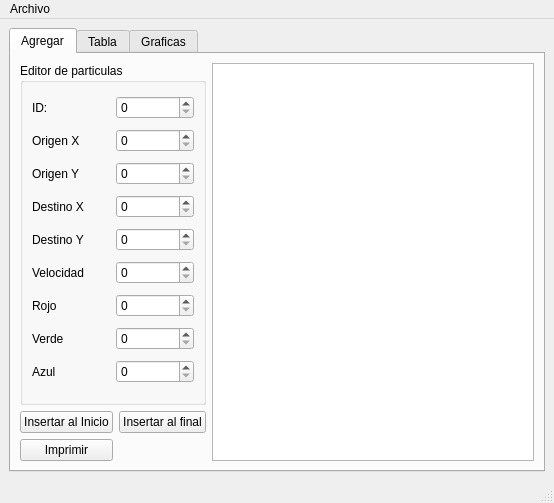
<?xml version="1.0" encoding="UTF-8"?>
<ui version="4.0">
 <class>MainWindow</class>
 <widget class="QMainWindow" name="MainWindow">
  <property name="geometry">
   <rect>
    <x>0</x>
    <y>0</y>
    <width>554</width>
    <height>503</height>
   </rect>
  </property>
  <property name="windowTitle">
   <string>MainWindow</string>
  </property>
  <widget class="QWidget" name="centralwidget">
   <layout class="QGridLayout" name="gridLayout_2">
    <item row="0" column="0">
     <widget class="QTabWidget" name="Graficas">
      <property name="currentIndex">
       <number>0</number>
      </property>
      <widget class="QWidget" name="tab">
       <attribute name="title">
        <string>Agregar</string>
       </attribute>
       <layout class="QGridLayout" name="gridLayout_3">
        <item row="2" column="0">
         <widget class="QPushButton" name="pushButton_3">
          <property name="text">
           <string>Imprimir</string>
          </property>
         </widget>
        </item>
        <item row="0" column="2" rowspan="3">
         <widget class="QPlainTextEdit" name="plainTextEdit"/>
        </item>
        <item row="0" column="0" colspan="2">
         <widget class="QGroupBox" name="groupBox">
          <property name="title">
           <string>Editor de particulas</string>
          </property>
          <layout class="QGridLayout" name="gridLayout_4">
           <item row="0" column="0">
            <widget class="QLabel" name="label">
             <property name="text">
              <string>ID:</string>
             </property>
            </widget>
           </item>
           <item row="0" column="1">
            <widget class="QSpinBox" name="spinBox">
             <property name="maximum">
              <number>200</number>
             </property>
            </widget>
           </item>
           <item row="1" column="0">
            <widget class="QLabel" name="label_2">
             <property name="text">
              <string>Origen X</string>
             </property>
            </widget>
           </item>
           <item row="1" column="1">
            <widget class="QSpinBox" name="spinBox_2">
             <property name="maximum">
              <number>200</number>
             </property>
            </widget>
           </item>
           <item row="2" column="0">
            <widget class="QLabel" name="label_3">
             <property name="text">
              <string>Origen Y</string>
             </property>
            </widget>
           </item>
           <item row="2" column="1">
            <widget class="QSpinBox" name="spinBox_3">
             <property name="maximum">
              <number>200</number>
             </property>
            </widget>
           </item>
           <item row="3" column="0">
            <widget class="QLabel" name="label_4">
             <property name="text">
              <string>Destino X</string>
             </property>
            </widget>
           </item>
           <item row="3" column="1">
            <widget class="QSpinBox" name="spinBox_4">
             <property name="maximum">
              <number>200</number>
             </property>
            </widget>
           </item>
           <item row="4" column="0">
            <widget class="QLabel" name="label_5">
             <property name="text">
              <string>Destino Y</string>
             </property>
            </widget>
           </item>
           <item row="4" column="1">
            <widget class="QSpinBox" name="spinBox_5">
             <property name="maximum">
              <number>200</number>
             </property>
            </widget>
           </item>
           <item row="5" column="0">
            <widget class="QLabel" name="label_6">
             <property name="text">
              <string>Velocidad</string>
             </property>
            </widget>
           </item>
           <item row="5" column="1">
            <widget class="QSpinBox" name="spinBox_6"/>
           </item>
           <item row="6" column="0">
            <widget class="QLabel" name="label_7">
             <property name="text">
              <string>Rojo</string>
             </property>
            </widget>
           </item>
           <item row="6" column="1">
            <widget class="QSpinBox" name="spinBox_7">
             <property name="maximum">
              <number>255</number>
             </property>
            </widget>
           </item>
           <item row="7" column="0">
            <widget class="QLabel" name="label_8">
             <property name="text">
              <string>Verde</string>
             </property>
            </widget>
           </item>
           <item row="7" column="1">
            <widget class="QSpinBox" name="spinBox_8">
             <property name="maximum">
              <number>255</number>
             </property>
            </widget>
           </item>
           <item row="8" column="0">
            <widget class="QLabel" name="label_9">
             <property name="text">
              <string>Azul</string>
             </property>
            </widget>
           </item>
           <item row="8" column="1">
            <widget class="QSpinBox" name="spinBox_9">
             <property name="maximum">
              <number>255</number>
             </property>
            </widget>
           </item>
          </layout>
         </widget>
        </item>
        <item row="1" column="1">
         <widget class="QPushButton" name="pushButton">
          <property name="text">
           <string>Insertar al final</string>
          </property>
         </widget>
        </item>
        <item row="1" column="0">
         <widget class="QPushButton" name="pushButton_2">
          <property name="text">
           <string>Insertar al Inicio</string>
          </property>
         </widget>
        </item>
       </layout>
      </widget>
      <widget class="QWidget" name="tab_2">
       <attribute name="title">
        <string>Tabla</string>
       </attribute>
       <layout class="QGridLayout" name="gridLayout">
        <item row="0" column="0" colspan="3">
         <widget class="QTableWidget" name="tabla"/>
        </item>
        <item row="1" column="0">
         <widget class="QLineEdit" name="buscar_lineEdit"/>
        </item>
        <item row="1" column="1">
         <widget class="QPushButton" name="buscar_pushButton">
          <property name="text">
           <string>Buscar</string>
          </property>
         </widget>
        </item>
        <item row="1" column="2">
         <widget class="QPushButton" name="mostrarTabla_pushButton">
          <property name="text">
           <string>Mostrar</string>
          </property>
         </widget>
        </item>
       </layout>
      </widget>
      <widget class="QWidget" name="tab_3">
       <attribute name="title">
        <string>Graficas</string>
       </attribute>
       <layout class="QGridLayout" name="gridLayout_5">
        <item row="0" column="0" colspan="2">
         <widget class="QGraphicsView" name="graphicsView"/>
        </item>
        <item row="1" column="0">
         <widget class="QPushButton" name="dibujar_pushButton">
          <property name="text">
           <string>Dibujar</string>
          </property>
         </widget>
        </item>
        <item row="1" column="1">
         <widget class="QPushButton" name="limpiar_pushButton">
          <property name="text">
           <string>Limpiar</string>
          </property>
         </widget>
        </item>
       </layout>
      </widget>
     </widget>
    </item>
   </layout>
  </widget>
  <widget class="QMenuBar" name="menubar">
   <property name="geometry">
    <rect>
     <x>0</x>
     <y>0</y>
     <width>554</width>
     <height>22</height>
    </rect>
   </property>
   <widget class="QMenu" name="menuArchivo">
    <property name="title">
     <string>Archivo</string>
    </property>
    <addaction name="actionAbrir"/>
    <addaction name="actionGuardar"/>
   </widget>
   <addaction name="menuArchivo"/>
  </widget>
  <widget class="QStatusBar" name="statusbar"/>
  <action name="actionAbrir">
   <property name="text">
    <string>Abrir</string>
   </property>
   <property name="shortcut">
    <string>Ctrl+O</string>
   </property>
  </action>
  <action name="actionGuardar">
   <property name="text">
    <string>Guardar</string>
   </property>
   <property name="shortcut">
    <string>Ctrl+S</string>
   </property>
  </action>
 </widget>
 <resources/>
 <connections/>
</ui>
